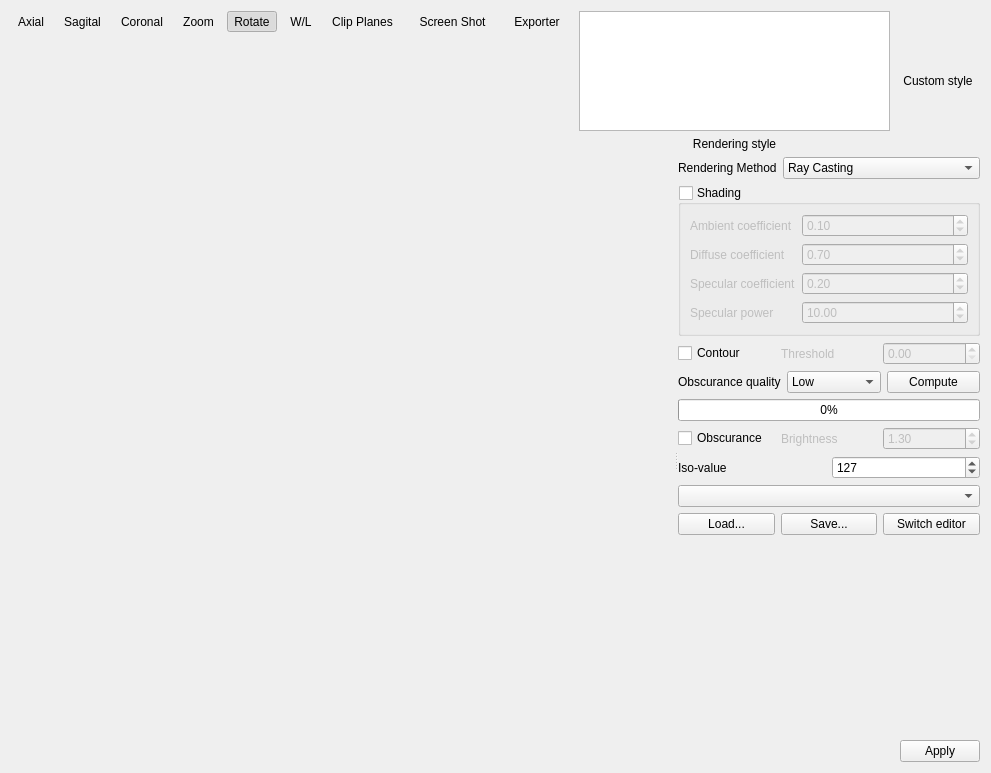
<?xml version="1.0" encoding="UTF-8"?>
<ui version="4.0">
 <class>Q3DViewerExtensionBase</class>
 <widget class="QWidget" name="Q3DViewerExtensionBase">
  <property name="geometry">
   <rect>
    <x>0</x>
    <y>0</y>
    <width>991</width>
    <height>773</height>
   </rect>
  </property>
  <layout class="QGridLayout">
   <item row="0" column="0">
    <layout class="QVBoxLayout">
     <property name="spacing">
      <number>14</number>
     </property>
     <property name="leftMargin">
      <number>0</number>
     </property>
     <property name="topMargin">
      <number>0</number>
     </property>
     <property name="rightMargin">
      <number>0</number>
     </property>
     <property name="bottomMargin">
      <number>0</number>
     </property>
     <item>
      <layout class="QHBoxLayout">
       <property name="spacing">
        <number>6</number>
       </property>
       <property name="leftMargin">
        <number>0</number>
       </property>
       <property name="topMargin">
        <number>0</number>
       </property>
       <property name="rightMargin">
        <number>0</number>
       </property>
       <property name="bottomMargin">
        <number>0</number>
       </property>
       <item>
        <widget class="QToolButton" name="m_axialOrientationButton">
         <property name="text">
          <string>Axial</string>
         </property>
         <property name="icon">
          <iconset>
           <normaloff>:/images/axial.png</normaloff>:/images/axial.png</iconset>
         </property>
         <property name="iconSize">
          <size>
           <width>32</width>
           <height>32</height>
          </size>
         </property>
         <property name="checkable">
          <bool>false</bool>
         </property>
         <property name="checked">
          <bool>false</bool>
         </property>
         <property name="toolButtonStyle">
          <enum>Qt::ToolButtonTextUnderIcon</enum>
         </property>
         <property name="autoRaise">
          <bool>true</bool>
         </property>
        </widget>
       </item>
       <item>
        <widget class="QToolButton" name="m_sagitalOrientationButton">
         <property name="text">
          <string>Sagital</string>
         </property>
         <property name="icon">
          <iconset>
           <normaloff>:/images/sagital.png</normaloff>:/images/sagital.png</iconset>
         </property>
         <property name="iconSize">
          <size>
           <width>32</width>
           <height>32</height>
          </size>
         </property>
         <property name="checkable">
          <bool>false</bool>
         </property>
         <property name="checked">
          <bool>false</bool>
         </property>
         <property name="toolButtonStyle">
          <enum>Qt::ToolButtonTextUnderIcon</enum>
         </property>
         <property name="autoRaise">
          <bool>true</bool>
         </property>
        </widget>
       </item>
       <item>
        <widget class="QToolButton" name="m_coronalOrientationButton">
         <property name="text">
          <string>Coronal</string>
         </property>
         <property name="icon">
          <iconset>
           <normaloff>:/images/coronal.png</normaloff>:/images/coronal.png</iconset>
         </property>
         <property name="iconSize">
          <size>
           <width>32</width>
           <height>32</height>
          </size>
         </property>
         <property name="checkable">
          <bool>false</bool>
         </property>
         <property name="checked">
          <bool>false</bool>
         </property>
         <property name="toolButtonStyle">
          <enum>Qt::ToolButtonTextUnderIcon</enum>
         </property>
         <property name="autoRaise">
          <bool>true</bool>
         </property>
        </widget>
       </item>
      </layout>
     </item>
     <item>
      <spacer>
       <property name="orientation">
        <enum>Qt::Vertical</enum>
       </property>
       <property name="sizeType">
        <enum>QSizePolicy::Expanding</enum>
       </property>
       <property name="sizeHint" stdset="0">
        <size>
         <width>20</width>
         <height>20</height>
        </size>
       </property>
      </spacer>
     </item>
    </layout>
   </item>
   <item row="0" column="1">
    <layout class="QVBoxLayout">
     <property name="spacing">
      <number>14</number>
     </property>
     <property name="leftMargin">
      <number>0</number>
     </property>
     <property name="topMargin">
      <number>0</number>
     </property>
     <property name="rightMargin">
      <number>0</number>
     </property>
     <property name="bottomMargin">
      <number>0</number>
     </property>
     <item>
      <layout class="QHBoxLayout">
       <property name="spacing">
        <number>6</number>
       </property>
       <property name="leftMargin">
        <number>0</number>
       </property>
       <property name="topMargin">
        <number>0</number>
       </property>
       <property name="rightMargin">
        <number>0</number>
       </property>
       <property name="bottomMargin">
        <number>0</number>
       </property>
       <item>
        <widget class="QToolButton" name="m_zoomToolButton">
         <property name="text">
          <string>Zoom</string>
         </property>
         <property name="icon">
          <iconset>
           <normaloff>:/images/zoom.png</normaloff>:/images/zoom.png</iconset>
         </property>
         <property name="iconSize">
          <size>
           <width>32</width>
           <height>32</height>
          </size>
         </property>
         <property name="checkable">
          <bool>true</bool>
         </property>
         <property name="checked">
          <bool>false</bool>
         </property>
         <property name="toolButtonStyle">
          <enum>Qt::ToolButtonTextUnderIcon</enum>
         </property>
         <property name="autoRaise">
          <bool>true</bool>
         </property>
        </widget>
       </item>
       <item>
        <widget class="QToolButton" name="m_rotate3DToolButton">
         <property name="text">
          <string>Rotate</string>
         </property>
         <property name="icon">
          <iconset>
           <normaloff>:/images/rotate3d.png</normaloff>:/images/rotate3d.png</iconset>
         </property>
         <property name="iconSize">
          <size>
           <width>32</width>
           <height>32</height>
          </size>
         </property>
         <property name="checkable">
          <bool>true</bool>
         </property>
         <property name="checked">
          <bool>true</bool>
         </property>
         <property name="toolButtonStyle">
          <enum>Qt::ToolButtonTextUnderIcon</enum>
         </property>
         <property name="autoRaise">
          <bool>true</bool>
         </property>
        </widget>
       </item>
       <item>
        <widget class="QToolButton" name="m_windowLevelToolButton">
         <property name="text">
          <string>W/L</string>
         </property>
         <property name="icon">
          <iconset>
           <normaloff>:/images/windowLevel.png</normaloff>:/images/windowLevel.png</iconset>
         </property>
         <property name="iconSize">
          <size>
           <width>32</width>
           <height>32</height>
          </size>
         </property>
         <property name="checkable">
          <bool>true</bool>
         </property>
         <property name="toolButtonStyle">
          <enum>Qt::ToolButtonTextUnderIcon</enum>
         </property>
         <property name="autoRaise">
          <bool>true</bool>
         </property>
        </widget>
       </item>
      </layout>
     </item>
     <item>
      <spacer>
       <property name="orientation">
        <enum>Qt::Vertical</enum>
       </property>
       <property name="sizeType">
        <enum>QSizePolicy::Expanding</enum>
       </property>
       <property name="sizeHint" stdset="0">
        <size>
         <width>20</width>
         <height>20</height>
        </size>
       </property>
      </spacer>
     </item>
    </layout>
   </item>
   <item row="0" column="2">
    <layout class="QVBoxLayout">
     <property name="spacing">
      <number>14</number>
     </property>
     <item>
      <widget class="QToolButton" name="m_clippingBoxToolButton">
       <property name="text">
        <string>Clip Planes</string>
       </property>
       <property name="icon">
        <iconset>
         <normaloff>:/images/clippingBox.png</normaloff>:/images/clippingBox.png</iconset>
       </property>
       <property name="iconSize">
        <size>
         <width>32</width>
         <height>32</height>
        </size>
       </property>
       <property name="checkable">
        <bool>true</bool>
       </property>
       <property name="toolButtonStyle">
        <enum>Qt::ToolButtonTextUnderIcon</enum>
       </property>
       <property name="autoRaise">
        <bool>true</bool>
       </property>
      </widget>
     </item>
     <item>
      <spacer>
       <property name="orientation">
        <enum>Qt::Vertical</enum>
       </property>
       <property name="sizeType">
        <enum>QSizePolicy::Expanding</enum>
       </property>
       <property name="sizeHint" stdset="0">
        <size>
         <width>20</width>
         <height>20</height>
        </size>
       </property>
      </spacer>
     </item>
    </layout>
   </item>
   <item row="0" column="7">
    <layout class="QHBoxLayout">
     <property name="spacing">
      <number>6</number>
     </property>
     <property name="leftMargin">
      <number>0</number>
     </property>
     <property name="topMargin">
      <number>0</number>
     </property>
     <property name="rightMargin">
      <number>0</number>
     </property>
     <property name="bottomMargin">
      <number>0</number>
     </property>
     <item>
      <layout class="QVBoxLayout">
       <property name="spacing">
        <number>6</number>
       </property>
       <property name="leftMargin">
        <number>0</number>
       </property>
       <property name="topMargin">
        <number>0</number>
       </property>
       <property name="rightMargin">
        <number>0</number>
       </property>
       <property name="bottomMargin">
        <number>0</number>
       </property>
       <item>
        <widget class="QListView" name="m_renderingStyleListView">
         <property name="maximumSize">
          <size>
           <width>16777215</width>
           <height>120</height>
          </size>
         </property>
         <property name="editTriggers">
          <set>QAbstractItemView::NoEditTriggers</set>
         </property>
         <property name="iconSize">
          <size>
           <width>96</width>
           <height>96</height>
          </size>
         </property>
         <property name="movement">
          <enum>QListView::Static</enum>
         </property>
         <property name="resizeMode">
          <enum>QListView::Adjust</enum>
         </property>
         <property name="viewMode">
          <enum>QListView::IconMode</enum>
         </property>
         <property name="uniformItemSizes">
          <bool>true</bool>
         </property>
        </widget>
       </item>
       <item>
        <widget class="QLabel" name="label_3">
         <property name="sizePolicy">
          <sizepolicy hsizetype="Preferred" vsizetype="Fixed">
           <horstretch>0</horstretch>
           <verstretch>0</verstretch>
          </sizepolicy>
         </property>
         <property name="text">
          <string>Rendering style</string>
         </property>
         <property name="alignment">
          <set>Qt::AlignCenter</set>
         </property>
        </widget>
       </item>
      </layout>
     </item>
     <item>
      <widget class="QToolButton" name="m_customStyleToolButton">
       <property name="text">
        <string>Custom style</string>
       </property>
       <property name="icon">
        <iconset>
         <normaloff>:/images/clutEdit.png</normaloff>:/images/clutEdit.png</iconset>
       </property>
       <property name="iconSize">
        <size>
         <width>32</width>
         <height>32</height>
        </size>
       </property>
       <property name="checkable">
        <bool>true</bool>
       </property>
       <property name="toolButtonStyle">
        <enum>Qt::ToolButtonTextUnderIcon</enum>
       </property>
       <property name="autoRaise">
        <bool>true</bool>
       </property>
      </widget>
     </item>
    </layout>
   </item>
   <item row="1" column="0" colspan="8">
    <widget class="QSplitter" name="m_editorSplitter">
     <property name="sizePolicy">
      <sizepolicy hsizetype="Expanding" vsizetype="Preferred">
       <horstretch>0</horstretch>
       <verstretch>1</verstretch>
      </sizepolicy>
     </property>
     <property name="orientation">
      <enum>Qt::Horizontal</enum>
     </property>
     <property name="opaqueResize">
      <bool>false</bool>
     </property>
     <widget class="udg::Q3DViewer" name="m_3DView" native="true">
      <property name="sizePolicy">
       <sizepolicy hsizetype="Expanding" vsizetype="Expanding">
        <horstretch>1</horstretch>
        <verstretch>1</verstretch>
       </sizepolicy>
      </property>
     </widget>
     <widget class="QWidget" name="layoutWidget">
      <layout class="QVBoxLayout">
       <property name="spacing">
        <number>6</number>
       </property>
       <property name="leftMargin">
        <number>0</number>
       </property>
       <property name="topMargin">
        <number>0</number>
       </property>
       <property name="rightMargin">
        <number>0</number>
       </property>
       <property name="bottomMargin">
        <number>0</number>
       </property>
       <item>
        <layout class="QVBoxLayout">
         <property name="spacing">
          <number>6</number>
         </property>
         <property name="leftMargin">
          <number>0</number>
         </property>
         <property name="topMargin">
          <number>0</number>
         </property>
         <property name="rightMargin">
          <number>0</number>
         </property>
         <property name="bottomMargin">
          <number>0</number>
         </property>
         <item>
          <layout class="QHBoxLayout">
           <property name="spacing">
            <number>6</number>
           </property>
           <property name="leftMargin">
            <number>0</number>
           </property>
           <property name="topMargin">
            <number>0</number>
           </property>
           <property name="rightMargin">
            <number>0</number>
           </property>
           <property name="bottomMargin">
            <number>0</number>
           </property>
           <item>
            <widget class="QLabel" name="m_renderingMethodLabel">
             <property name="text">
              <string>Rendering Method</string>
             </property>
            </widget>
           </item>
           <item>
            <widget class="QComboBox" name="m_renderingMethodComboBox">
             <item>
              <property name="text">
               <string>Ray Casting</string>
              </property>
             </item>
             <item>
              <property name="text">
               <string>Ray Casting with Obscurances</string>
              </property>
             </item>
             <item>
              <property name="text">
               <string>GPU Ray Casting</string>
              </property>
             </item>
             <item>
              <property name="text">
               <string>MIP</string>
              </property>
             </item>
             <item>
              <property name="text">
               <string>Texture 3D</string>
              </property>
             </item>
             <item>
              <property name="text">
               <string>Texture 2D</string>
              </property>
             </item>
             <item>
              <property name="text">
               <string>Iso Surface</string>
              </property>
             </item>
             <item>
              <property name="text">
               <string>Contouring</string>
              </property>
             </item>
            </widget>
           </item>
          </layout>
         </item>
         <item>
          <widget class="QGroupBox" name="m_shadingGroupBox">
           <property name="title">
            <string>Shading</string>
           </property>
           <property name="checkable">
            <bool>true</bool>
           </property>
           <property name="checked">
            <bool>false</bool>
           </property>
           <layout class="QFormLayout" name="formLayout">
            <item row="0" column="0">
             <widget class="QLabel" name="m_ambientCoefficientLabel">
              <property name="text">
               <string>Ambient coefficient</string>
              </property>
             </widget>
            </item>
            <item row="0" column="1">
             <widget class="QDoubleSpinBox" name="m_ambientCoefficientDoubleSpinBox">
              <property name="maximum">
               <double>1.000000000000000</double>
              </property>
              <property name="singleStep">
               <double>0.010000000000000</double>
              </property>
              <property name="value">
               <double>0.100000000000000</double>
              </property>
             </widget>
            </item>
            <item row="1" column="0">
             <widget class="QLabel" name="m_diffuseCoefficientLabel">
              <property name="text">
               <string>Diffuse coefficient</string>
              </property>
             </widget>
            </item>
            <item row="1" column="1">
             <widget class="QDoubleSpinBox" name="m_diffuseCoefficientDoubleSpinBox">
              <property name="maximum">
               <double>1.000000000000000</double>
              </property>
              <property name="singleStep">
               <double>0.010000000000000</double>
              </property>
              <property name="value">
               <double>0.700000000000000</double>
              </property>
             </widget>
            </item>
            <item row="2" column="0">
             <widget class="QLabel" name="m_specularCoefficientLabel">
              <property name="text">
               <string>Specular coefficient</string>
              </property>
             </widget>
            </item>
            <item row="2" column="1">
             <widget class="QDoubleSpinBox" name="m_specularCoefficientDoubleSpinBox">
              <property name="maximum">
               <double>1.000000000000000</double>
              </property>
              <property name="singleStep">
               <double>0.010000000000000</double>
              </property>
              <property name="value">
               <double>0.200000000000000</double>
              </property>
             </widget>
            </item>
            <item row="3" column="0">
             <widget class="QLabel" name="m_specularPowerLabel">
              <property name="text">
               <string>Specular power</string>
              </property>
             </widget>
            </item>
            <item row="3" column="1">
             <widget class="QDoubleSpinBox" name="m_specularPowerDoubleSpinBox">
              <property name="maximum">
               <double>128.000000000000000</double>
              </property>
              <property name="value">
               <double>10.000000000000000</double>
              </property>
             </widget>
            </item>
           </layout>
          </widget>
         </item>
         <item>
          <widget class="QWidget" name="m_contourOptionsWidget" native="true">
           <property name="sizePolicy">
            <sizepolicy hsizetype="Preferred" vsizetype="Maximum">
             <horstretch>0</horstretch>
             <verstretch>0</verstretch>
            </sizepolicy>
           </property>
           <layout class="QHBoxLayout">
            <property name="spacing">
             <number>6</number>
            </property>
            <property name="leftMargin">
             <number>0</number>
            </property>
            <property name="topMargin">
             <number>0</number>
            </property>
            <property name="rightMargin">
             <number>0</number>
            </property>
            <property name="bottomMargin">
             <number>0</number>
            </property>
            <item>
             <widget class="QCheckBox" name="m_contourCheckBox">
              <property name="text">
               <string>Contour</string>
              </property>
             </widget>
            </item>
            <item>
             <widget class="QLabel" name="m_contourThresholdLabel">
              <property name="enabled">
               <bool>false</bool>
              </property>
              <property name="text">
               <string>Threshold</string>
              </property>
             </widget>
            </item>
            <item>
             <widget class="QDoubleSpinBox" name="m_contourThresholdDoubleSpinBox">
              <property name="enabled">
               <bool>false</bool>
              </property>
              <property name="decimals">
               <number>2</number>
              </property>
              <property name="maximum">
               <double>1.000000000000000</double>
              </property>
              <property name="singleStep">
               <double>0.100000000000000</double>
              </property>
             </widget>
            </item>
           </layout>
          </widget>
         </item>
         <item>
          <widget class="QWidget" name="m_obscuranceOptionsWidget" native="true">
           <layout class="QVBoxLayout">
            <property name="spacing">
             <number>6</number>
            </property>
            <property name="leftMargin">
             <number>0</number>
            </property>
            <property name="topMargin">
             <number>0</number>
            </property>
            <property name="rightMargin">
             <number>0</number>
            </property>
            <property name="bottomMargin">
             <number>0</number>
            </property>
            <item>
             <layout class="QHBoxLayout">
              <property name="spacing">
               <number>6</number>
              </property>
              <property name="leftMargin">
               <number>0</number>
              </property>
              <property name="topMargin">
               <number>0</number>
              </property>
              <property name="rightMargin">
               <number>0</number>
              </property>
              <property name="bottomMargin">
               <number>0</number>
              </property>
              <item>
               <widget class="QLabel" name="m_obscuranceQualityLabel">
                <property name="text">
                 <string>Obscurance quality</string>
                </property>
               </widget>
              </item>
              <item>
               <widget class="QComboBox" name="m_obscuranceQualityComboBox">
                <item>
                 <property name="text">
                  <string>Low</string>
                 </property>
                </item>
                <item>
                 <property name="text">
                  <string>Medium</string>
                 </property>
                </item>
                <item>
                 <property name="text">
                  <string>High</string>
                 </property>
                </item>
               </widget>
              </item>
              <item>
               <widget class="QPushButton" name="m_obscuranceComputeCancelPushButton">
                <property name="text">
                 <string>Compute</string>
                </property>
               </widget>
              </item>
             </layout>
            </item>
            <item>
             <widget class="QProgressBar" name="m_obscuranceProgressBar">
              <property name="sizePolicy">
               <sizepolicy hsizetype="Preferred" vsizetype="Fixed">
                <horstretch>0</horstretch>
                <verstretch>0</verstretch>
               </sizepolicy>
              </property>
              <property name="value">
               <number>0</number>
              </property>
              <property name="orientation">
               <enum>Qt::Horizontal</enum>
              </property>
             </widget>
            </item>
            <item>
             <layout class="QHBoxLayout">
              <property name="spacing">
               <number>6</number>
              </property>
              <property name="leftMargin">
               <number>0</number>
              </property>
              <property name="topMargin">
               <number>0</number>
              </property>
              <property name="rightMargin">
               <number>0</number>
              </property>
              <property name="bottomMargin">
               <number>0</number>
              </property>
              <item>
               <widget class="QCheckBox" name="m_obscuranceCheckBox">
                <property name="text">
                 <string>Obscurance</string>
                </property>
               </widget>
              </item>
              <item>
               <widget class="QLabel" name="m_obscuranceFactorLabel">
                <property name="enabled">
                 <bool>false</bool>
                </property>
                <property name="text">
                 <string>Brightness</string>
                </property>
               </widget>
              </item>
              <item>
               <widget class="QDoubleSpinBox" name="m_obscuranceFactorDoubleSpinBox">
                <property name="enabled">
                 <bool>false</bool>
                </property>
                <property name="maximum">
                 <double>2.000000000000000</double>
                </property>
                <property name="singleStep">
                 <double>0.100000000000000</double>
                </property>
                <property name="value">
                 <double>1.300000000000000</double>
                </property>
               </widget>
              </item>
             </layout>
            </item>
           </layout>
          </widget>
         </item>
         <item>
          <widget class="QWidget" name="m_isosurfaceOptionsWidget" native="true">
           <property name="sizePolicy">
            <sizepolicy hsizetype="Preferred" vsizetype="Maximum">
             <horstretch>0</horstretch>
             <verstretch>0</verstretch>
            </sizepolicy>
           </property>
           <layout class="QHBoxLayout">
            <property name="spacing">
             <number>6</number>
            </property>
            <property name="leftMargin">
             <number>0</number>
            </property>
            <property name="topMargin">
             <number>0</number>
            </property>
            <property name="rightMargin">
             <number>0</number>
            </property>
            <property name="bottomMargin">
             <number>0</number>
            </property>
            <item>
             <widget class="QLabel" name="m_isoValueLabel">
              <property name="text">
               <string>Iso-value</string>
              </property>
             </widget>
            </item>
            <item>
             <widget class="QSpinBox" name="m_isoValueSpinBox">
              <property name="maximum">
               <number>255</number>
              </property>
              <property name="value">
               <number>127</number>
              </property>
             </widget>
            </item>
           </layout>
          </widget>
         </item>
         <item>
          <spacer>
           <property name="orientation">
            <enum>Qt::Vertical</enum>
           </property>
           <property name="sizeType">
            <enum>QSizePolicy::Expanding</enum>
           </property>
           <property name="sizeHint" stdset="0">
            <size>
             <width>20</width>
             <height>0</height>
            </size>
           </property>
          </spacer>
         </item>
        </layout>
       </item>
       <item>
        <widget class="QComboBox" name="m_clutPresetsComboBox"/>
       </item>
       <item>
        <layout class="QHBoxLayout">
         <property name="spacing">
          <number>6</number>
         </property>
         <property name="leftMargin">
          <number>0</number>
         </property>
         <property name="topMargin">
          <number>0</number>
         </property>
         <property name="rightMargin">
          <number>0</number>
         </property>
         <property name="bottomMargin">
          <number>0</number>
         </property>
         <item>
          <widget class="QPushButton" name="m_loadClutPushButton">
           <property name="toolTip">
            <string>Load transfer function</string>
           </property>
           <property name="text">
            <string>Load...</string>
           </property>
          </widget>
         </item>
         <item>
          <widget class="QPushButton" name="m_saveClutPushButton">
           <property name="toolTip">
            <string>Save transfer function</string>
           </property>
           <property name="text">
            <string>Save...</string>
           </property>
          </widget>
         </item>
         <item>
          <widget class="QPushButton" name="m_switchEditorPushButton">
           <property name="text">
            <string>Switch editor</string>
           </property>
          </widget>
         </item>
        </layout>
       </item>
       <item>
        <widget class="QStackedWidget" name="m_editorsStackedWidget">
         <property name="sizePolicy">
          <sizepolicy hsizetype="Preferred" vsizetype="Preferred">
           <horstretch>0</horstretch>
           <verstretch>1</verstretch>
          </sizepolicy>
         </property>
         <property name="currentIndex">
          <number>0</number>
         </property>
         <widget class="udg::QTransferFunctionEditorByGradient" name="m_gradientEditor"/>
         <widget class="udg::QTransferFunctionEditorByValues" name="m_editorByValues"/>
        </widget>
       </item>
       <item>
        <layout class="QHBoxLayout">
         <property name="spacing">
          <number>6</number>
         </property>
         <property name="leftMargin">
          <number>0</number>
         </property>
         <property name="topMargin">
          <number>0</number>
         </property>
         <property name="rightMargin">
          <number>0</number>
         </property>
         <property name="bottomMargin">
          <number>0</number>
         </property>
         <item>
          <spacer>
           <property name="orientation">
            <enum>Qt::Horizontal</enum>
           </property>
           <property name="sizeHint" stdset="0">
            <size>
             <width>40</width>
             <height>20</height>
            </size>
           </property>
          </spacer>
         </item>
         <item>
          <widget class="QPushButton" name="m_applyPushButton">
           <property name="text">
            <string>Apply</string>
           </property>
          </widget>
         </item>
        </layout>
       </item>
      </layout>
     </widget>
    </widget>
   </item>
   <item row="0" column="4" colspan="2">
    <layout class="QVBoxLayout" name="verticalLayout">
     <property name="spacing">
      <number>14</number>
     </property>
     <property name="leftMargin">
      <number>0</number>
     </property>
     <property name="topMargin">
      <number>0</number>
     </property>
     <property name="rightMargin">
      <number>0</number>
     </property>
     <property name="bottomMargin">
      <number>0</number>
     </property>
     <item>
      <layout class="QHBoxLayout" name="horizontalLayout">
       <item>
        <widget class="QToolButton" name="m_screenShotToolButton">
         <property name="text">
          <string>Screen Shot</string>
         </property>
         <property name="icon">
          <iconset>
           <normaloff>:/images/photo.png</normaloff>:/images/photo.png</iconset>
         </property>
         <property name="iconSize">
          <size>
           <width>32</width>
           <height>32</height>
          </size>
         </property>
         <property name="toolButtonStyle">
          <enum>Qt::ToolButtonTextUnderIcon</enum>
         </property>
         <property name="autoRaise">
          <bool>true</bool>
         </property>
        </widget>
       </item>
       <item>
        <widget class="QToolButton" name="m_screenshotsExporterToolButton">
         <property name="text">
          <string>Exporter</string>
         </property>
         <property name="icon">
          <iconset>
           <normaloff>:/images/store.png</normaloff>:/images/store.png</iconset>
         </property>
         <property name="iconSize">
          <size>
           <width>32</width>
           <height>32</height>
          </size>
         </property>
         <property name="toolButtonStyle">
          <enum>Qt::ToolButtonTextUnderIcon</enum>
         </property>
         <property name="autoRaise">
          <bool>true</bool>
         </property>
        </widget>
       </item>
      </layout>
     </item>
     <item>
      <spacer name="verticalSpacer">
       <property name="orientation">
        <enum>Qt::Vertical</enum>
       </property>
       <property name="sizeHint" stdset="0">
        <size>
         <width>20</width>
         <height>20</height>
        </size>
       </property>
      </spacer>
     </item>
    </layout>
   </item>
  </layout>
 </widget>
 <customwidgets>
  <customwidget>
   <class>udg::QTransferFunctionEditorByGradient</class>
   <extends>QWidget</extends>
   <header>qtransferfunctioneditorbygradient.h</header>
  </customwidget>
  <customwidget>
   <class>udg::QTransferFunctionEditorByValues</class>
   <extends>QWidget</extends>
   <header>qtransferfunctioneditorbyvalues.h</header>
  </customwidget>
  <customwidget>
   <class>udg::Q3DViewer</class>
   <extends>QWidget</extends>
   <header>q3dviewer.h</header>
  </customwidget>
 </customwidgets>
 <resources/>
 <connections/>
</ui>
